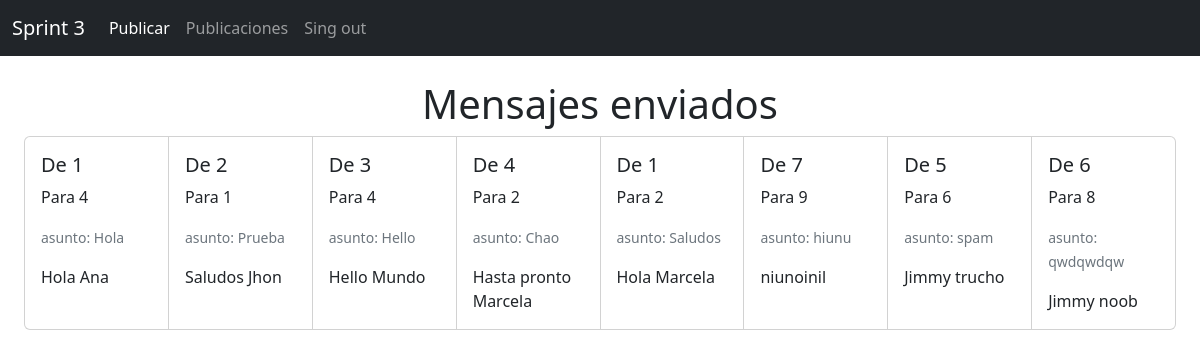
Page /mensajes on the earlier database version.
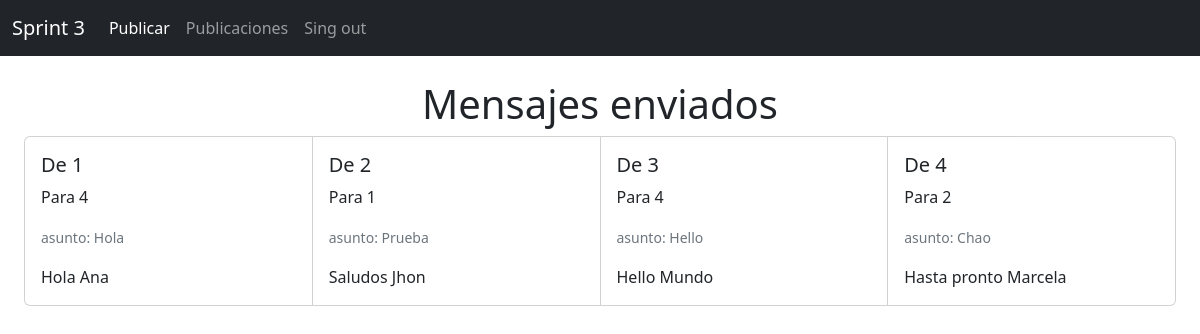
Same page on the later database version.
### tables this page shows
CREATE TABLE mensajes(  
    message_id INTEGER NOT NULL PRIMARY KEY,
    from_id Integer NOT NULL,    
    to_id Integer Not Null,
    asunto Text Not Null, 
    mensaje Text Not Null,
    Foreign Key (from_id) References usuario(id)
);

### app.py (the view)
@app.route('/mensajes')
def mensajes():
    db = get_db()
    cursor = db.cursor()
    cursor.execute('SELECT * FROM mensajes')
    mensajes = cursor.fetchall()
    print(mensajes)
    return render_template('mensajes.html', mensajes=mensajes)

### db.py (called while the page is built)
def get_db():
    try:
        if 'db' not in g:
            print('conectada')
            g.db = sqlite3.connect('database.db')
        return g.db
    except Error:
        print(Error)

### Templates/mensajes.html
{% extends "base.html" %}
{% block content %}
  <h1 class="text-center">Mensajes enviados</h1>
  <section>
      <div class="card-group">
        {% for p in mensajes %}
          <div class="card">
            <div class="card-body">
              <h5 class="card-title"> De {{ p[1] }}</h5>
              <p class="card-text">Para {{ p[2] }}</p>
              <p class="card-text"><small class="text-muted">asunto:  {{ p[3] }}</small></p>
              <p class="card-text">{{ p[4] }}</p>
            </div>
          </div>
        {% endfor %}
      </div>
  </section>
{% endblock %}

### Templates/base.html (shortened to what this page needs)
<!doctype html>
<html lang="es">
  <head>
    <link href="https://cdn.jsdelivr.net/npm/bootstrap@5.2.1/dist/css/bootstrap.min.css" rel="stylesheet">
    <link rel="stylesheet" href="sweetalert2.min.css">
  </head>
  <body>
    <header>
        <nav class="navbar navbar-dark navbar-expand-lg bg-dark">
            <div class="container-fluid">
              <a class="navbar-brand" href="#">Sprint 3</a>
              <div class="collapse navbar-collapse" id="navbarNav">
                <ul class="navbar-nav">
                  <li class="nav-item">
                    <a class="nav-link active" aria-current="page" href="{{ '/escribir' }}">Publicar</a>
                  </li>
                  <li class="nav-item">
                    <a class="nav-link" href="{{url_for('mensajes')}}">Publicaciones</a>
                  </li>
                  <li class="nav-item">
                    <a class="nav-link" href="{{url_for('login')}}">Sing out</a>
                  </li>
                </ul>
              </div>
            </div>
          </nav>
    </header>
    <main class="container-fluid p-4" id="content">{% block content %}{% endblock %}</main>
  </body>
</html>

Differences in the rows shown:
removed mensajes: from "1", to "2", asunto "Saludos", mensaje "Hola Marcela"
removed mensajes: from "7", to "9", asunto "hiunu", mensaje "niunoinil"
removed mensajes: from "5", to "6", asunto "spam", mensaje "Jimmy trucho"
removed mensajes: from "6", to "8", asunto "qwdqwdqw", mensaje "Jimmy noob"
